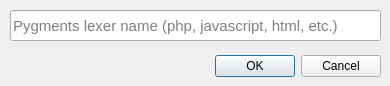
<?xml version="1.0" encoding="UTF-8"?>
<ui version="4.0">
 <class>RstPad::PygmentLexersDlg</class>
 <widget class="QDialog" name="RstPad::PygmentLexersDlg">
  <property name="geometry">
   <rect>
    <x>0</x>
    <y>0</y>
    <width>390</width>
    <height>86</height>
   </rect>
  </property>
  <property name="sizePolicy">
   <sizepolicy hsizetype="Preferred" vsizetype="Preferred">
    <horstretch>0</horstretch>
    <verstretch>0</verstretch>
   </sizepolicy>
  </property>
  <property name="windowTitle">
   <string>Choose a lexer</string>
  </property>
  <widget class="QDialogButtonBox" name="ButtonBox">
   <property name="geometry">
    <rect>
     <x>10</x>
     <y>50</y>
     <width>371</width>
     <height>32</height>
    </rect>
   </property>
   <property name="orientation">
    <enum>Qt::Horizontal</enum>
   </property>
   <property name="standardButtons">
    <set>QDialogButtonBox::Cancel|QDialogButtonBox::Ok</set>
   </property>
  </widget>
  <widget class="QLineEdit" name="Search">
   <property name="geometry">
    <rect>
     <x>10</x>
     <y>10</y>
     <width>371</width>
     <height>31</height>
    </rect>
   </property>
   <property name="font">
    <font>
     <pointsize>11</pointsize>
    </font>
   </property>
   <property name="text">
    <string/>
   </property>
   <property name="placeholderText">
    <string>Pygments lexer name (php, javascript, html, etc.)</string>
   </property>
  </widget>
 </widget>
 <resources/>
 <connections>
  <connection>
   <sender>ButtonBox</sender>
   <signal>accepted()</signal>
   <receiver>RstPad::PygmentLexersDlg</receiver>
   <slot>accept()</slot>
   <hints>
    <hint type="sourcelabel">
     <x>248</x>
     <y>254</y>
    </hint>
    <hint type="destinationlabel">
     <x>157</x>
     <y>274</y>
    </hint>
   </hints>
  </connection>
  <connection>
   <sender>ButtonBox</sender>
   <signal>rejected()</signal>
   <receiver>RstPad::PygmentLexersDlg</receiver>
   <slot>reject()</slot>
   <hints>
    <hint type="sourcelabel">
     <x>316</x>
     <y>260</y>
    </hint>
    <hint type="destinationlabel">
     <x>286</x>
     <y>274</y>
    </hint>
   </hints>
  </connection>
 </connections>
</ui>
